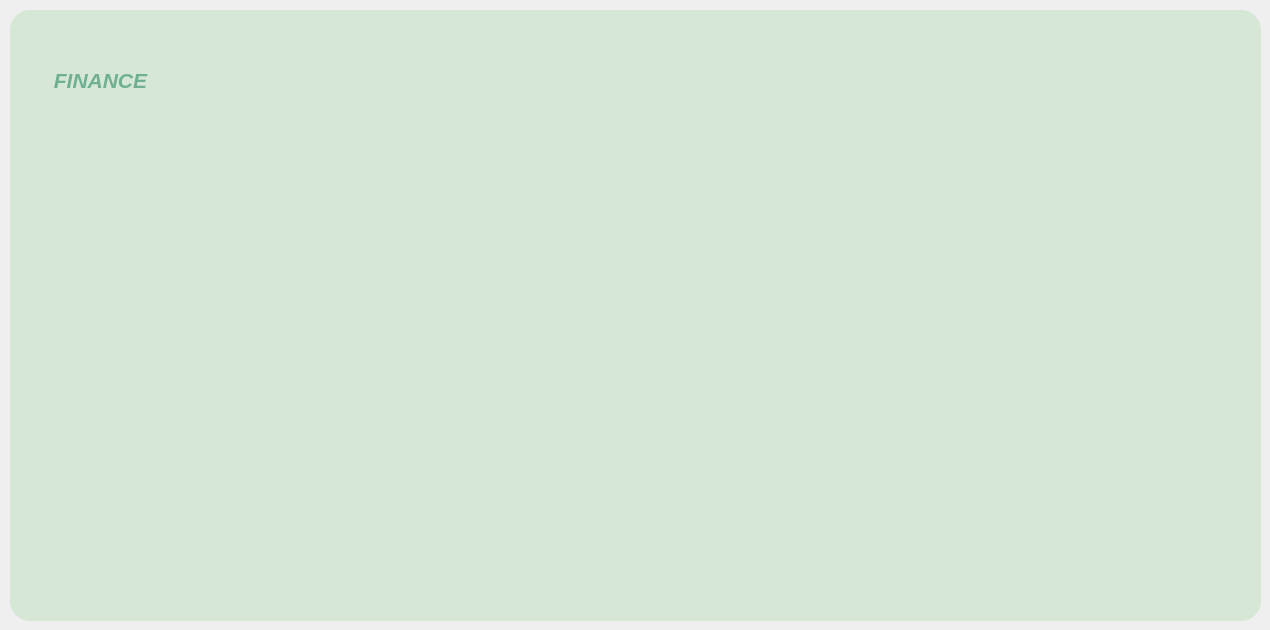
      <widget class="QWidget" name="tab_3">
       <attribute name="title">
        <string>Statistique</string>
       </attribute>
       <widget class="QGroupBox" name="groupBox_6">
        <property name="geometry">
         <rect>
          <x>10</x>
          <y>10</y>
          <width>1251</width>
          <height>611</height>
         </rect>
        </property>
        <property name="styleSheet">
         <string notr="true">background-color:#D6E7D5;

border-radius : 20px;</string>
        </property>
        <property name="title">
         <string/>
        </property>
        <widget class="QLabel" name="label_21">
         <property name="geometry">
          <rect>
           <x>20</x>
           <y>40</y>
           <width>141</width>
           <height>61</height>
          </rect>
         </property>
         <property name="styleSheet">
          <string notr="true">*{
    color: #6FAF92;
    font-size: 16px; /* Taille du texte (ajustable) */
    font-weight: normal; /* Style du texte */
}</string>
         </property>
         <property name="text">
          <string>&lt;html&gt;&lt;head/&gt;&lt;body&gt;&lt;p align=&quot;center&quot;&gt;&lt;span style=&quot; font-size:16pt; font-weight:700; font-style:italic;&quot;&gt;FINANCE&lt;/span&gt;&lt;/p&gt;&lt;/body&gt;&lt;/html&gt;</string>
         </property>
        </widget>
        <widget class="QLabel" name="label_3">
         <property name="geometry">
          <rect>
           <x>280</x>
           <y>80</y>
           <width>661</width>
           <height>471</height>
          </rect>
         </property>
         <property name="styleSheet">
          <string notr="true">QLabel {
    background-color: transparent;  /* Fond transparent */
    color: black;                   /* Texte noir */
    border: none;                   /* Pas de bordure */
    font-weight: bold;              /* Texte en gras */
    font-size: 14px;                /* Taille de la police */
}
</string>
         </property>
         <property name="text">
          <string/>
         </property>
         <property name="pixmap">
          <pixmap>../../../Downloads/26ff5b82-58b8-4a1f-8ad0-a22f9584573d.jpg</pixmap>
         </property>
         <property name="scaledContents">
          <bool>true</bool>
         </property>
        </widget>
       </widget>
      </widget>
